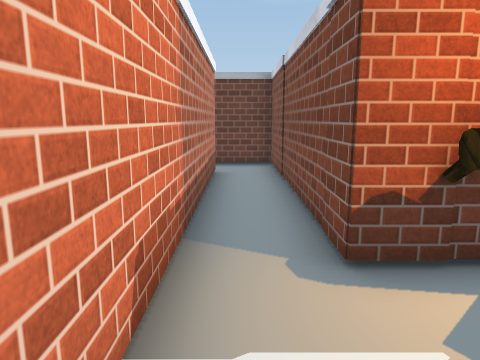
[1] (above)

21 first-person views from a walk through a scene from a Unity 3-D project. The camera is 1.5 m above the floor, tilts 10° down and sees 70° across. The floor is counted in squares, 1 m on a side. Each view is taken from the middle of a square. On the plan, view 1 faces up. The plan holds only what a view shows up to about 16 squares ahead; the rest is blank. The place goes on beyond the plan. The player is left out. Some surface patterns are stand-ins.

[2]
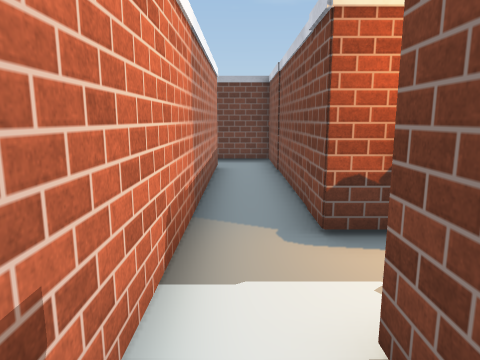

[3]
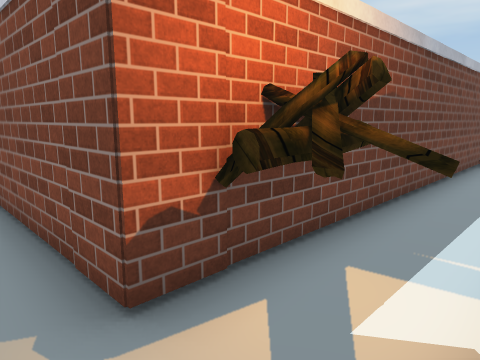

[4]
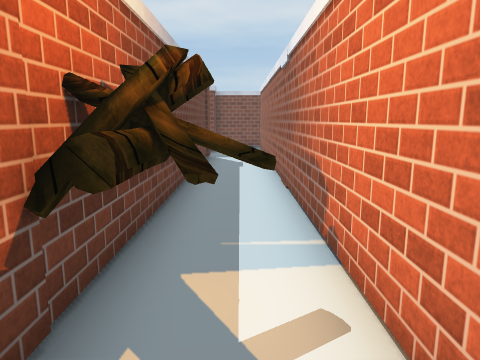

[5]
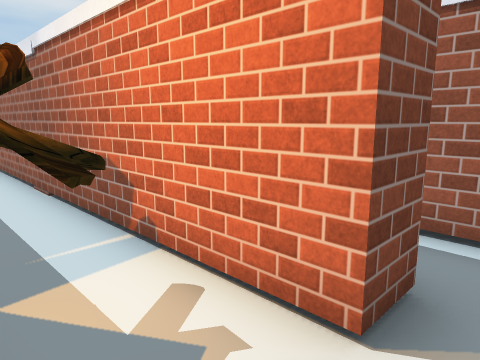

[6]
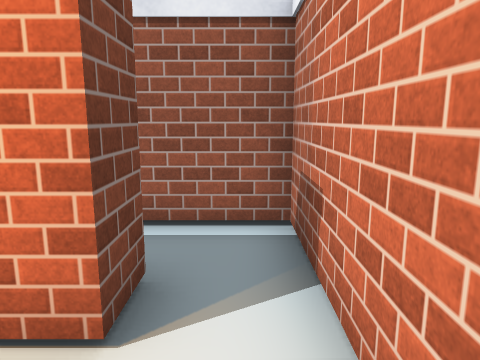

[7]
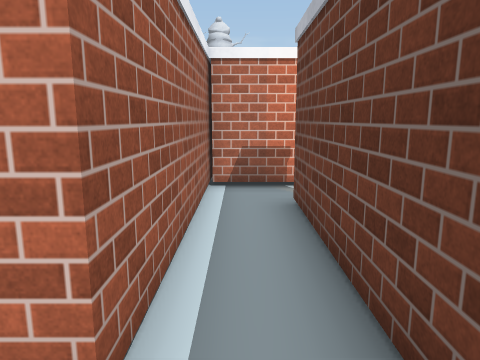

[8]
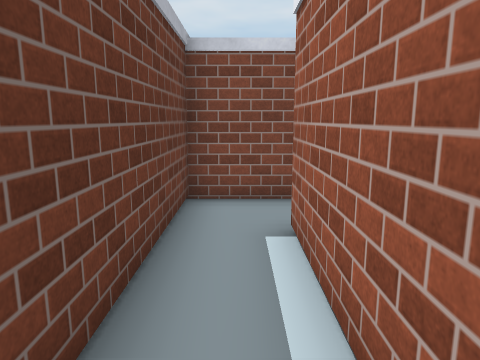

[9]
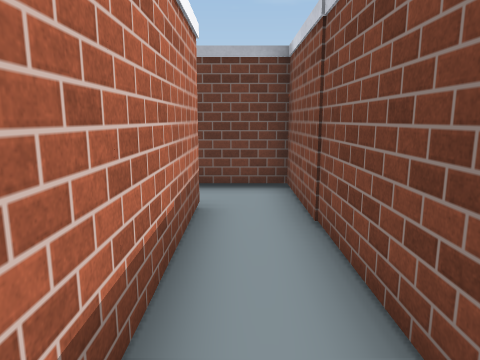

[10]
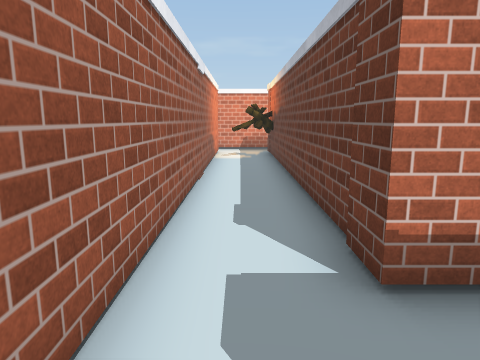

[11]
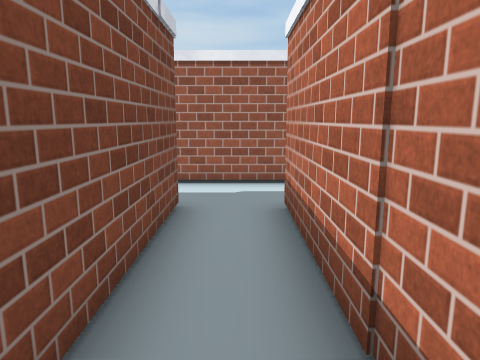

[12]
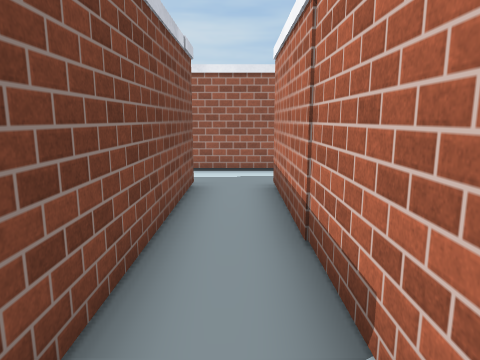

[13]
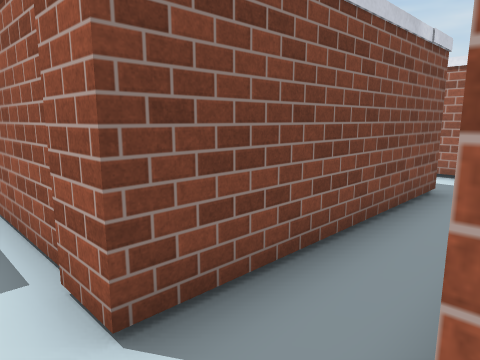

[14]
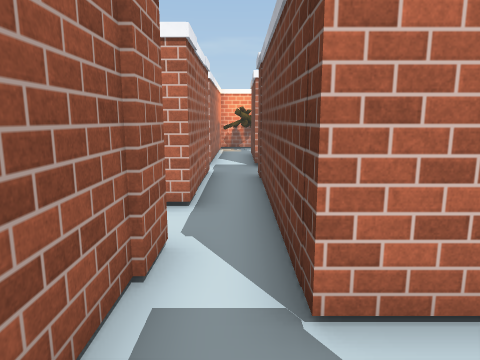

[15]
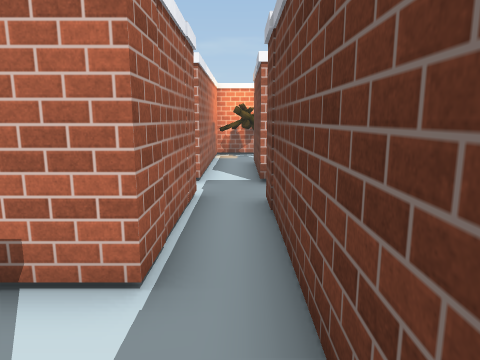

[16]
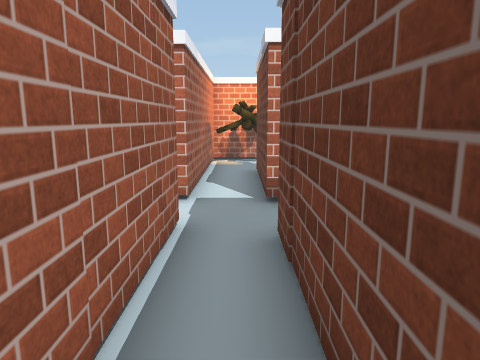

[17]
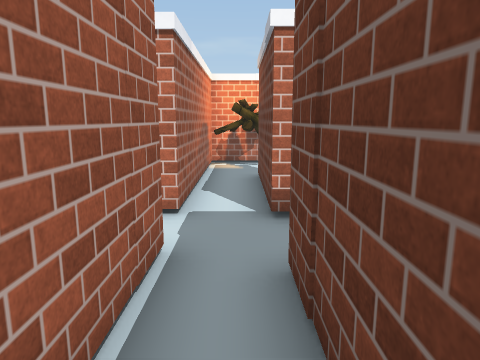

[18]
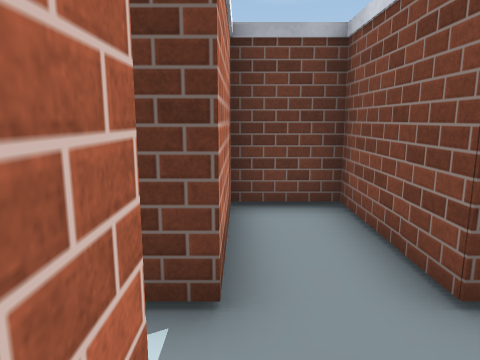

[19]
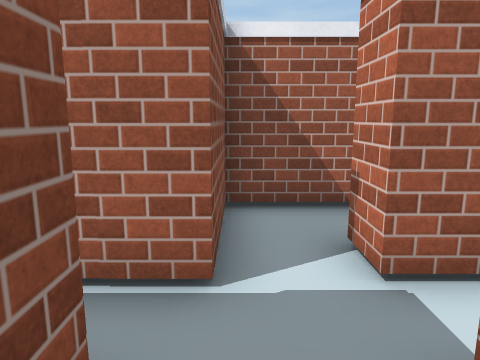

[20]
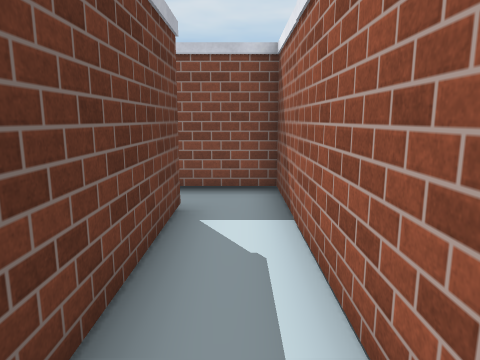

[21]
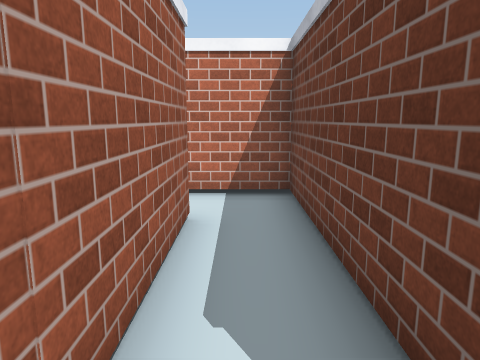

### Floor plan
Ten units are one square. View 1 is at (0, 0); x grows to the right and y downward. Boxes are objects, and circles mark ways between rooms. Rooms are numbered by the first view taken in them; rooms with no view inside come last. Other rooms are left out.
<svg viewBox="-21 -153 227 178">
<path fill="none" stroke="#000" d="M-7 -14 -7 16M74 20 74 0 9 0 9 -10M-16 17 55 17M15 -33 11 -33 11 -115 -10 -115M9 -10 168 -10M161 -31 161 -101M142 -101 142 -33 34 -33M-7 -99 -7 -14M102 -101 142 -101M87 -141 87 -115 49 -115M161 -101 176 -101M177 -115 107 -115 107 -148 88 -148M21 -118 21 -101 87 -101M177 -128 177 -115M176 -101 201 -101M39 -72 102 -72 102 -101M87 -101 87 -90 21 -90 21 -69"/>
<rect x="15" y="-35" width="20" height="20" fill="#bbb"><title>other object</title></rect>
<rect x="25" y="-125" width="10" height="20" fill="#bbb"><title>other object</title></rect>
<circle cx="0" cy="-5" r="3" fill="#2a7"/>
<circle cx="150" cy="-100" r="3" fill="#2a7"/>
<circle cx="165" cy="-110" r="3" fill="#2a7"/>
<circle cx="90" cy="-95" r="3" fill="#2a7"/>
<text x="30" y="10">1</text>
<text x="80" y="-30">2</text>
<text x="100" y="-110">3</text>
<text x="190" y="-130">4</text>
<text x="60" y="-80">5</text>
</svg>
Room 1 opens to room 2. Room 2 opens to room 3. Room 3 opens to room 4. Room 3 opens to room 5.

Where each view was taken, in squares from view 1:
view 1: 0 up, 0 right, facing up
view 2: 1 down, 0 right, facing up
view 3: 1 up, 0 right, facing up-right
view 4: 2 up, 0 right, facing right
view 5: 3 up, 0 right, facing down-right
view 6: 3 up, 0 right, facing down
view 7: 1 down, 7 right, facing left
view 8: 1 down, 1 right, facing right
view 9: 4 up, 0 right, facing up
view 10: 2 up, 17 right, facing left
view 11: 9 up, 15 right, facing down
view 12: 11 up, 15 right, facing down
view 13: 11 up, 14 right, facing down-right
view 14: 11 up, 20 right, facing left
view 15: 11 up, 17 right, facing left
view 16: 11 up, 15 right, facing left
view 17: 11 up, 14 right, facing left
view 18: 9 up, 9 right, facing up
view 19: 13 up, 10 right, facing down
view 20: 8 up, 3 right, facing right
view 21: 8 up, 9 right, facing left
